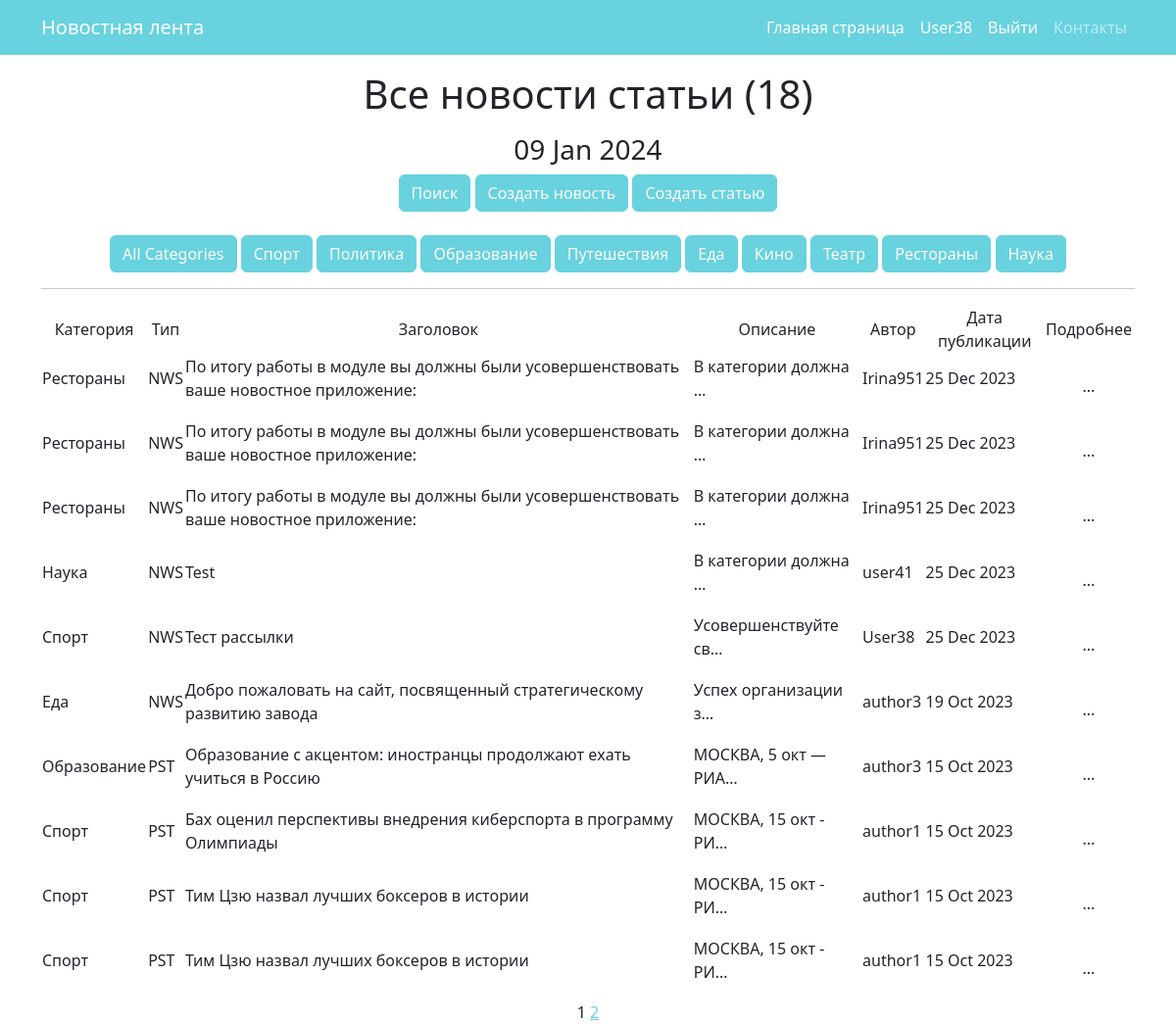
The page /news/ (signed in) on the database as committed earlier.
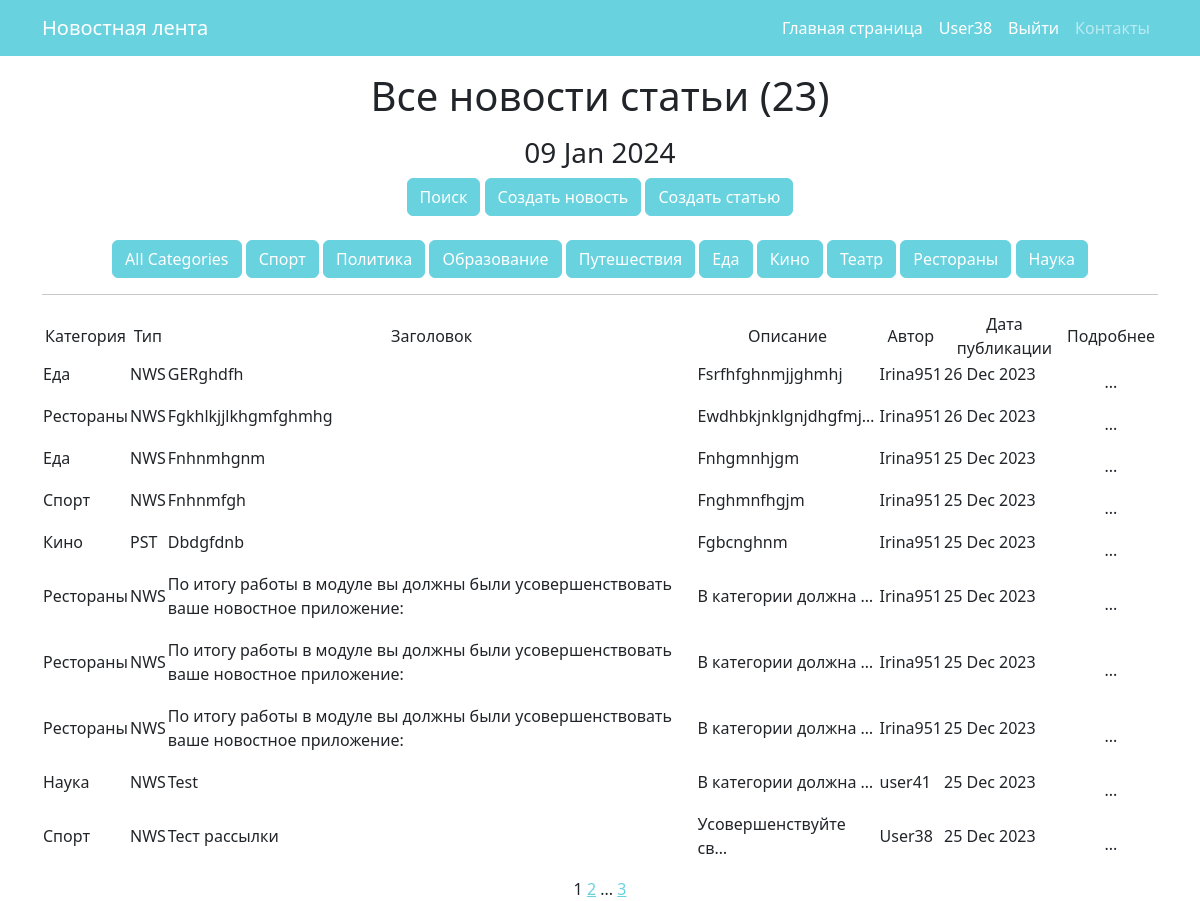
The same page on the database as committed later.
### news/models.py (models this page shows, shortened)
class Category(models.Model):
    name = models.CharField(max_length=40, unique=True)
    subscribers = models.ManyToManyField(User, related_name='categories')
    def __str__(self):
        return self.name.title()

class Post(models.Model):
    author = models.ForeignKey(Author, on_delete=models.CASCADE, verbose_name=pgettext_lazy('Author', 'Author'))
    type = models.CharField(max_length=7, choices=TYPE, default='NWS')
    time_in = models.DateTimeField(auto_now_add=True)
    category = models.ManyToManyField(Category, through='PostCategory')
    title = models.CharField(max_length=100)
    text = models.TextField()
    rating = models.IntegerField(default=0)

class Author(models.Model):
    name = models.CharField(max_length=255)
    users = models.OneToOneField(User, on_delete=models.CASCADE)
    user_rating = models.IntegerField(default=0)
    def __str__(self):
        return self.name

### news/views.py (the view)
# urls.py: path('', PostList.as_view(), name='postlist'),
class PostList(ListView):
    model = Post
    ordering = '-time_in'
    template_name = 'news.html'
    context_object_name = 'news'
    paginate_by = 10
    def get_queryset(self):
        queryset = super().get_queryset()
        self.filterset = NewsFilter(self.request.GET, queryset)
        return self.filterset.qs
    def get_context_data(self, **kwargs):
        context = super().get_context_data(**kwargs)
        context['time_now'] = datetime.utcnow()
        context['qty_post'] = len(Post.objects.order_by('time_in').values('id'))
        context['categories'] = Category.objects.all()
        context['filterset'] = self.filterset
        context['isauthor'] = self._isauthor()
        return context
    def _isauthor(self):
        try:
            Author.objects.get(users=self.request.user)
            return True
        except Author.DoesNotExist:
            return False

### news/templatetags/custom_tags.py (called while the page is built)
@register.simple_tag()
def current_time(format_string='%b %d %Y'):
    return datetime.utcnow().strftime(format_string)

### templates/news.html (shortened to what this page needs)
{% extends 'flatpages/default.html' %}
{% load custom_filters %}
{% load custom_tags %}
{% block content %}
<p>
<h1>Все новости статьи ({{ qty_post }})</h1>
<p>
   <h3>{% current_time '%d %b %Y' %}</h3>
<form method="get">
      <a class="btn btn-primary" href="/news/search/">Поиск</a>
{% if isauthor %}
    <a class="btn btn-primary" href="/news/create/">Создать новость</a>
    <a class="btn btn-primary" href="/news/post/create/">Создать статью</a><br><br>
{% endif %}
      <button type="submit" class="btn btn-primary" name="category" value="" selected>
        All Categories
      </button>
    {% for category in categories %}
      <button type="submit" class="btn btn-primary" name="category" value="{{ category.id }}">
        {{ category.name }}
      </button>
    {% endfor %}
</form>
   <hr>
   {% if news %}
       <table>
           <tr>
               <td>Категория</td>
               <td>Тип</td>
               <td>Заголовок</td>
               <td>Описание</td>
               <td>Автор</td>
               <td>Дата публикации</td>
               <td>Подробнее</td>
           </tr>
           {% for post in news %}
           <tr>
               <td><p align="left">
                {% for cat in post.category.all %}
                 {{ cat }}</p>
                {% endfor %}
                </td>
               <td><p align="left">{{ post.type }}</td>
               <td><p align="left">{{ post.title }}</td>
               <td><p align="left">{{ post.text|truncatechars:20 }}</td>
               <td><p align="left">{{ post.author }}</td>
               <td><p align="left">{{ post.time_in|date:'d M Y' }}</td>
               <td><a class="nav-link active" aria-current="page" href="/news/{{ post.id  }}">...</a><td>
           </tr>
           {% endfor %}
       </table>
   {% else %}
       <h2>Новостей нет!</h2>
   {% endif %}
   {{ page_obj.number }}
   {% if page_obj.has_next %}
       <a href="?page={{ page_obj.next_page_number }}">{{ page_obj.next_page_number }}</a>
       {% if paginator.num_pages != page_obj.next_page_number %}
           ...
           <a href="?page={{ page_obj.paginator.num_pages }}">{{ page_obj.paginator.num_pages }}</a>
       {% endif %}
   {% endif %}
{% endblock content %}

Rows that differ between the two databases and show on the page:
no longer on this page (row unchanged): Post: type "NWS", title "Добро пожаловать на сайт, посвященный стратегическому развитию завода", text "Успех организации з…", author "author3", time_in "19 Oct 2023", Category (name "Еда")
no longer on this page (row unchanged): Post: type "PST", title "Образование с акцентом: иностранцы продолжают ехать учиться в Россию", text "МОСКВА, 5 окт — РИА…", author "author3", time_in "15 Oct 2023", Category (name "Образование")
no longer on this page (row unchanged): Post: type "PST", title "Бах оценил перспективы внедрения киберспорта в программу Олимпиады", text "МОСКВА, 15 окт - РИ…", author "author1", time_in "15 Oct 2023", Category (name "Спорт")
no longer on this page (row unchanged): Post: type "PST", title "Тим Цзю назвал лучших боксеров в истории", text "МОСКВА, 15 окт - РИ…", author "author1", time_in "15 Oct 2023", Category (name "Спорт")
no longer on this page (row unchanged): Post: type "PST", title "Тим Цзю назвал лучших боксеров в истории", text "МОСКВА, 15 окт - РИ…", author "author1", time_in "15 Oct 2023", Category (name "Спорт")
added Post: type "NWS", title "GERghdfh", text "Fsrfhfghnmjjghmhj", author "Irina951", time_in "26 Dec 2023", Category (name "Еда")
added Post: type "NWS", title "Fgkhlkjjlkhgmfghmhg", text "Ewdhbkjnklgnjdhgfmj…", author "Irina951", time_in "26 Dec 2023", Category (name "Рестораны")
added Post: type "NWS", title "Fnhnmhgnm", text "Fnhgmnhjgm", author "Irina951", time_in "25 Dec 2023", Category (name "Еда")
added Post: type "NWS", title "Fnhnmfgh", text "Fnghmnfhgjm", author "Irina951", time_in "25 Dec 2023", Category (name "Спорт")
added Post: type "PST", title "Dbdgfdnb", text "Fgbcnghnm", author "Irina951", time_in "25 Dec 2023", Category (name "Кино")
Other text that changed with them:
{{ qty_post }}: "18" → "23"
{{ page_obj.paginator.num_pages }}: (not shown) → "3"
